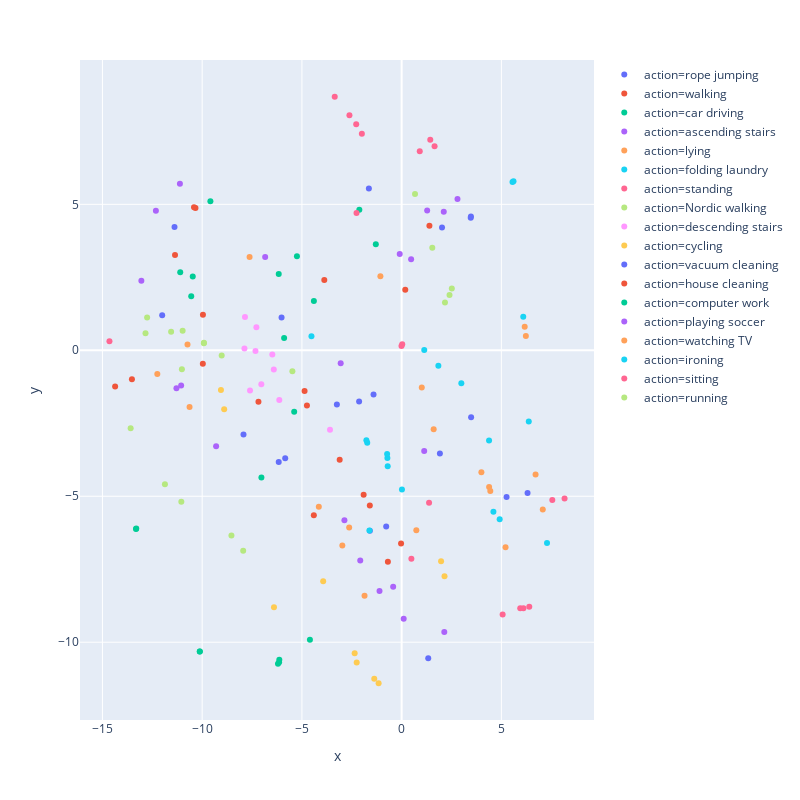

Source (notebook cell):
### Code cell
# view spatial distribution after transfer learning 
tsne_simulate(ae_model1, skel_dl, Id2Label)

### Figure 1 — Plotly figure (JSON) as saved in the notebook; plotly's stock layout.template omitted (floating-point values rounded to 4 significant figures)
{"data": [{"hoverlabel": {"namelength": 0}, "hovertemplate": "action=rope jumping<br>x=%{x}<br>y=%{y}", "legendgroup": "action=rope jumping", "marker": {"color": "#636efa", "symbol": "circle"}, "mode": "markers", "name": "action=rope jumping", "showlegend": true, "type": "scatter", "x": [-7.927, 3.462, 6.311, 3.482, -1.642, -2.133, -1.409, -3.247, 3.471, 5.258], "xaxis": "x", "y": [-2.885, 4.536, -4.891, -2.29, 5.544, -1.755, -1.511, -1.858, 4.587, -5.03], "yaxis": "y"}, {"hoverlabel": {"namelength": 0}, "hovertemplate": "action=walking<br>x=%{x}<br>y=%{y}", "legendgroup": "action=walking", "marker": {"color": "#EF553B", "symbol": "circle"}, "mode": "markers", "name": "action=walking", "showlegend": true, "type": "scatter", "x": [-13.52, -4.402, -0.02968, -14.36, 0.1819, -3.878, 1.391, -9.966, -0.69, -4.748], "xaxis": "x", "y": [-0.9914, -5.651, -6.623, -1.244, 2.072, 2.406, 4.269, -0.4578, -7.241, -1.89], "yaxis": "y"}, {"hoverlabel": {"namelength": 0}, "hovertemplate": "action=car driving<br>x=%{x}<br>y=%{y}", "legendgroup": "action=car driving", "marker": {"color": "#00cc96", "symbol": "circle"}, "mode": "markers", "name": "action=car driving", "showlegend": true, "type": "scatter", "x": [-4.399, -7.03, -9.588, -11.1, -6.162, -10.47, -5.249, -5.387, -5.891, -10.55], "xaxis": "x", "y": [1.693, -4.36, 5.109, 2.675, 2.615, 2.532, 3.219, -2.101, 0.4208, 1.853], "yaxis": "y"}, {"hoverlabel": {"namelength": 0}, "hovertemplate": "action=ascending stairs<br>x=%{x}<br>y=%{y}", "legendgroup": "action=ascending stairs", "marker": {"color": "#ab63fa", "symbol": "circle"}, "mode": "markers", "name": "action=ascending stairs", "showlegend": true, "type": "scatter", "x": [-13.05, -12.32, -0.4259, 1.279, -1.11, 0.1018, -3.056, 2.798, 2.137, -11.12], "xaxis": "x", "y": [2.385, 4.784, -8.096, 4.786, -8.249, -9.198, -0.4452, 5.181, -9.651, 5.708], "yaxis": "y"}, {"hoverlabel": {"namelength": 0}, "hovertemplate": "action=lying<br>x=%{x}<br>y=%{y}", "legendgroup": "action=lying", "marker": {"color": "#FFA15A", "symbol": "circle"}, "mode": "markers", "name": "action=lying", "showlegend": true, "type": "scatter", "x": [1.604, 1.008, -4.152, -1.861, -12.25, -1.066, -2.631, -2.973, -7.622, -10.63], "xaxis": "x", "y": [-2.701, -1.27, -5.363, -8.412, -0.81, 2.537, -6.068, -6.684, 3.199, -1.939], "yaxis": "y"}, {"hoverlabel": {"namelength": 0}, "hovertemplate": "action=folding laundry<br>x=%{x}<br>y=%{y}", "legendgroup": "action=folding laundry", "marker": {"color": "#19d3f3", "symbol": "circle"}, "mode": "markers", "name": "action=folding laundry", "showlegend": true, "type": "scatter", "x": [4.381, -0.7145, 7.287, -4.521, 6.095, 0.01537, 4.913, 4.599, -1.726], "xaxis": "x", "y": [-3.09, -3.687, -6.603, 0.4784, 1.147, -4.765, -5.79, -5.533, -3.169], "yaxis": "y"}, {"hoverlabel": {"namelength": 0}, "hovertemplate": "action=standing<br>x=%{x}<br>y=%{y}", "legendgroup": "action=standing", "marker": {"color": "#FF6692", "symbol": "circle"}, "mode": "markers", "name": "action=standing", "showlegend": true, "type": "scatter", "x": [5.061, -0.009507, 1.374, 5.944, 8.165, 7.551, 6.104, 0.4875, 6.397, 0.02819], "xaxis": "x", "y": [-9.05, 0.1482, -5.222, -8.84, -5.074, -5.127, -8.841, -7.138, -8.788, 0.2032], "yaxis": "y"}, {"hoverlabel": {"namelength": 0}, "hovertemplate": "action=Nordic walking<br>x=%{x}<br>y=%{y}", "legendgroup": "action=Nordic walking", "marker": {"color": "#B6E880", "symbol": "circle"}, "mode": "markers", "name": "action=Nordic walking", "showlegend": true, "type": "scatter", "x": [2.171, -7.943, 0.6699, -11.04, 2.515, 2.4, -8.532, -13.58, -11.87], "xaxis": "x", "y": [1.64, -6.865, 5.35, -5.186, 2.12, 1.893, -6.347, -2.67, -4.588], "yaxis": "y"}, {"hoverlabel": {"namelength": 0}, "hovertemplate": "action=descending stairs<br>x=%{x}<br>y=%{y}", "legendgroup": "action=descending stairs", "marker": {"color": "#FF97FF", "symbol": "circle"}, "mode": "markers", "name": "action=descending stairs", "showlegend": true, "type": "scatter", "x": [-7.328, -6.134, -3.592, -7.6, -6.408, -7.282, -6.483, -7.88, -7.035, -7.854], "xaxis": "x", "y": [-0.02233, -1.7, -2.72, -1.378, -0.66, 0.7935, -0.147, 0.05764, -1.167, 1.143], "yaxis": "y"}, {"hoverlabel": {"namelength": 0}, "hovertemplate": "action=cycling<br>x=%{x}<br>y=%{y}", "legendgroup": "action=cycling", "marker": {"color": "#FECB52", "symbol": "circle"}, "mode": "markers", "name": "action=cycling", "showlegend": true, "type": "scatter", "x": [-8.896, -1.373, -3.934, -2.356, -1.155, -9.058, 2.149, 1.976, -6.4, -2.254], "xaxis": "x", "y": [-2.02, -11.25, -7.91, -10.38, -11.41, -1.358, -7.738, -7.227, -8.799, -10.69], "yaxis": "y"}, {"hoverlabel": {"namelength": 0}, "hovertemplate": "action=vacuum cleaning<br>x=%{x}<br>y=%{y}", "legendgroup": "action=vacuum cleaning", "marker": {"color": "#636efa", "symbol": "circle"}, "mode": "markers", "name": "action=vacuum cleaning", "showlegend": true, "type": "scatter", "x": [1.917, -5.837, -6.162, -11.39, -6.02, -0.775, 1.332, -1.594, 2.024, -12.0], "xaxis": "x", "y": [-3.535, -3.701, -3.831, 4.221, 1.121, -6.036, -10.55, -6.18, 4.206, 1.198], "yaxis": "y"}, {"hoverlabel": {"namelength": 0}, "hovertemplate": "action=house cleaning<br>x=%{x}<br>y=%{y}", "legendgroup": "action=house cleaning", "marker": {"color": "#EF553B", "symbol": "circle"}, "mode": "markers", "name": "action=house cleaning", "showlegend": true, "type": "scatter", "x": [-11.36, -1.595, -9.961, -7.178, -1.905, -3.107, -10.34, -4.866, -10.41], "xaxis": "x", "y": [3.268, -5.318, 1.214, -1.761, -4.949, -3.751, 4.877, -1.395, 4.903], "yaxis": "y"}, {"hoverlabel": {"namelength": 0}, "hovertemplate": "action=computer work<br>x=%{x}<br>y=%{y}", "legendgroup": "action=computer work", "marker": {"color": "#00cc96", "symbol": "circle"}, "mode": "markers", "name": "action=computer work", "showlegend": true, "type": "scatter", "x": [-10.12, -6.199, -10.12, -4.598, -1.295, -6.143, -2.121, -13.32, -13.3, -6.133], "xaxis": "x", "y": [-10.32, -10.74, -10.32, -9.918, 3.636, -10.69, 4.813, -6.118, -6.106, -10.6], "yaxis": "y"}, {"hoverlabel": {"namelength": 0}, "hovertemplate": "action=playing soccer<br>x=%{x}<br>y=%{y}", "legendgroup": "action=playing soccer", "marker": {"color": "#ab63fa", "symbol": "circle"}, "mode": "markers", "name": "action=playing soccer", "showlegend": true, "type": "scatter", "x": [-6.842, -9.3, 1.131, 0.4741, -2.075, -11.29, -11.05, -0.09635, 2.111, -2.87], "xaxis": "x", "y": [3.2, -3.284, -3.453, 3.116, -7.204, -1.296, -1.209, 3.297, 4.744, -5.821], "yaxis": "y"}, {"hoverlabel": {"namelength": 0}, "hovertemplate": "action=watching TV<br>x=%{x}<br>y=%{y}", "legendgroup": "action=watching TV", "marker": {"color": "#FFA15A", "symbol": "circle"}, "mode": "markers", "name": "action=watching TV", "showlegend": true, "type": "scatter", "x": [0.7354, 6.713, 6.225, -10.73, 7.074, 4.384, 3.997, 5.207, 4.443, 6.168], "xaxis": "x", "y": [-6.165, -4.256, 0.4914, 0.2005, -5.453, -4.68, -4.18, -6.743, -4.817, 0.8036], "yaxis": "y"}, {"hoverlabel": {"namelength": 0}, "hovertemplate": "action=ironing<br>x=%{x}<br>y=%{y}", "legendgroup": "action=ironing", "marker": {"color": "#19d3f3", "symbol": "circle"}, "mode": "markers", "name": "action=ironing", "showlegend": true, "type": "scatter", "x": [1.84, 2.992, 5.606, -1.615, 1.133, -0.6994, 5.556, 6.372, -0.7281, -1.768], "xaxis": "x", "y": [-0.5323, -1.132, 5.788, -6.172, 0.01189, -3.972, 5.763, -2.44, -3.556, -3.082], "yaxis": "y"}, {"hoverlabel": {"namelength": 0}, "hovertemplate": "action=sitting<br>x=%{x}<br>y=%{y}", "legendgroup": "action=sitting", "marker": {"color": "#FF6692", "symbol": "circle"}, "mode": "markers", "name": "action=sitting", "showlegend": true, "type": "scatter", "x": [-2.278, -14.65, 1.435, -3.355, 1.65, -1.995, 0.9072, -2.617, -2.263], "xaxis": "x", "y": [7.742, 0.3061, 7.211, 8.685, 6.992, 7.421, 6.82, 8.049, 4.703], "yaxis": "y"}, {"hoverlabel": {"namelength": 0}, "hovertemplate": "action=running<br>x=%{x}<br>y=%{y}", "legendgroup": "action=running", "marker": {"color": "#B6E880", "symbol": "circle"}, "mode": "markers", "name": "action=running", "showlegend": true, "type": "scatter", "x": [-5.477, -9.913, -9.912, -10.98, 1.536, -12.76, -11.02, -11.56, -12.84, -9.021], "xaxis": "x", "y": [-0.7141, 0.2404, 0.2623, 0.6726, 3.51, 1.121, -0.6461, 0.6388, 0.5859, -0.1742], "yaxis": "y"}], "layout": {"height": 800, "legend": {"tracegroupgap": 0}, "margin": {"t": 60}, "width": 800, "xaxis": {"anchor": "y", "domain": [0, 1], "title": {"text": "x"}}, "yaxis": {"anchor": "x", "domain": [0, 1], "title": {"text": "y"}}}}
